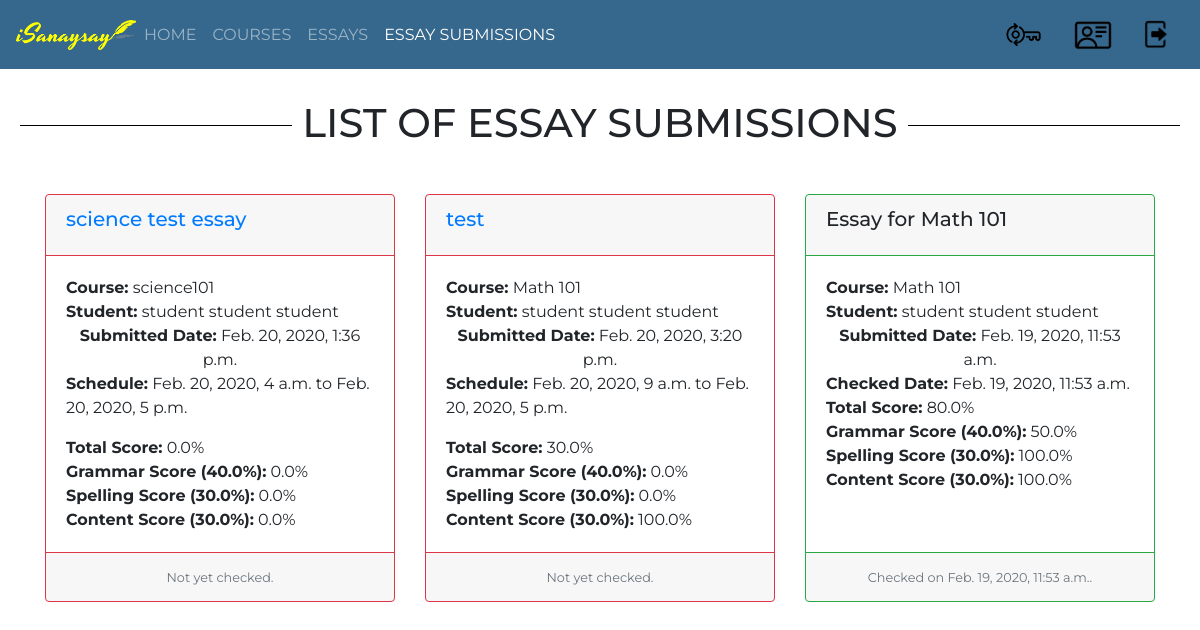
Before: /isanaysay/view_essay_submissions_for_teacher (signed in) with the older database file.
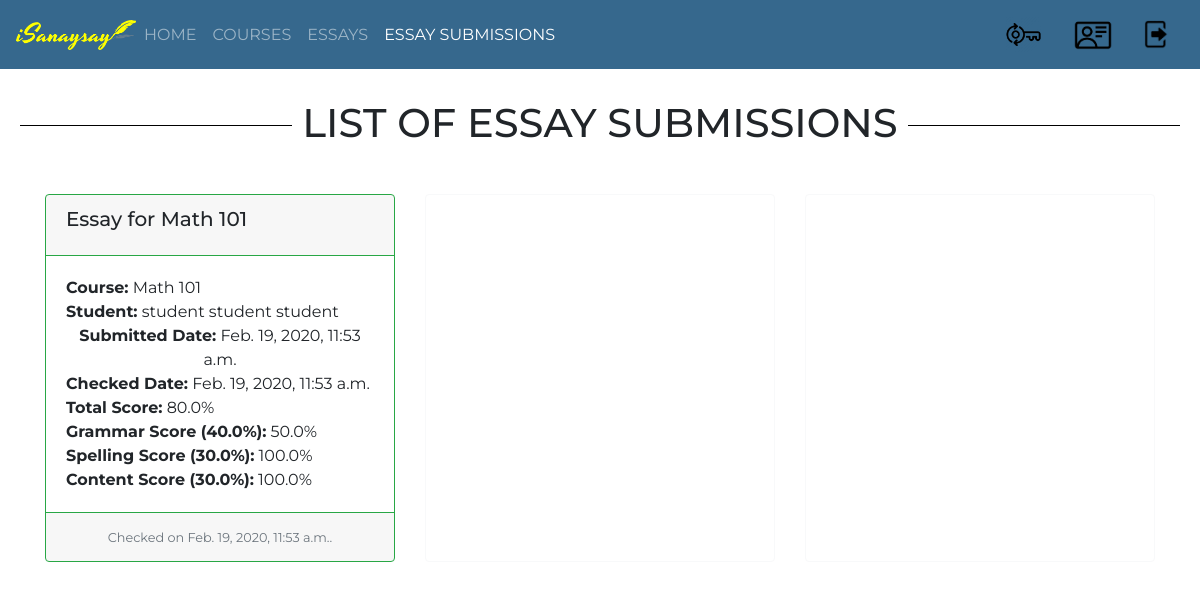
After: the same page with the newer database file.
### users/models.py (models this page shows, shortened)
class EssaySubmission(models.Model):
    pass
    isChecked_Choices = (
        ('Y', 'Yes'),
        ('N', 'No'),
    )
    essay = models.ForeignKey(Essay, verbose_name="Essay", on_delete = models.CASCADE)
    student = models.ForeignKey(CustomUser, verbose_name="Student", on_delete = models.CASCADE)
    content = models.CharField(verbose_name="Essay Content", max_length=3000)
    isChecked = models.CharField(max_length=1,choices=isChecked_Choices, default='N', verbose_name="Checked or Not Checked")
    submitted_date = models.DateTimeField(verbose_name="Essay Submission Date", auto_now_add=True)
    checked_date = models.DateTimeField(verbose_name="Essay Checked Date", auto_now_add=True)
    grammar_score = models.FloatField(verbose_name="Grammar Score", default=0)
    spelling_score = models.FloatField(verbose_name="Spelling Score", default=0)
    content_score = models.FloatField(verbose_name="Content Score", default=0)
    def get_total_score(self):
        return (self.grammar_score  * self.essay.criteria_no_1 / 100) + (self.spelling_score * self.essay.criteria_no_2 / 100 ) + (self.content_score * self.essay.criteria_no_3 / 100 )

class Essay(models.Model):
    course = models.ForeignKey(Course, verbose_name="Course", on_delete = models.CASCADE)
    name = models.CharField(verbose_name="Essay Name", max_length=300)
    essay_description = models.CharField(verbose_name="Essay Description", max_length=1500)
    essay_code = models.CharField(verbose_name="Essay Code", max_length=100)
    maximum_length = models.IntegerField(verbose_name="Maximum Length")
    start_date_time = models.DateTimeField(verbose_name="Essay Start Date and Time")
    end_date_time = models.DateTimeField(verbose_name="Essay End Date and Time")
    criteria_no_1 = models.FloatField(verbose_name="Grammar",default=0)
    criteria_no_2 = models.FloatField(verbose_name="Spelling",default=0)
    criteria_no_3 = models.FloatField(verbose_name="Content",default=0)
    words = models.CharField(verbose_name="Words",max_length=10000,default="")
    def __str__(self):
        return "%s" % self.name

class Course(models.Model):
    pass
    semester_Choices = (
        ('A', 'First Semester'),
        ('B', 'Second Semester'),
        ('C', 'Summer'),
    )
    shoolYear_Choices = (
        ('1', '2019-2020'),
        ('2', '2020-2021'),
        ('3', '2021-2022'),
    )
    name = models.CharField(verbose_name="Course Name", max_length=128)
    course_code = models.CharField(verbose_name="Course Code", max_length=128)
    course_description = models.CharField(verbose_name="Course Description", max_length=500)
    course_detail = models.CharField(verbose_name="Course Detail", max_length=100)
    course_unit = models.IntegerField(verbose_name="Course Units", default=3)
    course_semester = models.CharField(max_length=1,choices=semester_Choices, default='A', verbose_name="Semester")
    course_school_year = models.CharField(max_length=1,choices=shoolYear_Choices, default='20', verbose_name="School Year")
    start_date = models.DateField(verbose_name="Course Start Date")
    end_date = models.DateField(verbose_name="Course End Date")
    students = models.ManyToManyField(CustomUser, related_name='students_enrolled')
    teacher = models.ForeignKey(CustomUser, verbose_name="Teacher", on_delete = models.CASCADE)
    def __str__(self):
        return "%s" % self.course_code

class CustomUser(AbstractUser):
    pass
    isStudent_Choices = (
        ('S', 'Student'),
        ('T', 'Teacher'),
    )
    first_name = models.CharField(verbose_name="First Name", max_length=100, default="")
    middle_name = models.CharField(verbose_name="Middle Name", max_length=100, default="")
    last_name = models.CharField(verbose_name="Last Name", max_length=100, default="")
    email_address = models.CharField(verbose_name="Email Address", max_length=100, default="some@email.com")
    id_number = models.CharField(verbose_name="ID Number", max_length=50, default="")
    isStudent = models.CharField(max_length=1,choices=isStudent_Choices, default='S', verbose_name="Student or Teacher")
    def __str__(self):
        return self.first_name + " " + self.middle_name + " " + self.last_name

### users/views.py (the view)
def view_essay_submissions_for_teacher(request):
    if request.user.is_authenticated:
        user_id = request.user.id
        template = "list_essay_submission_for_teacher.html"
        essay_submissions = EssaySubmission.objects.select_related('essay','student').order_by('isChecked')
        essays = Essay.objects.select_related('course')
        courses = Course.objects.select_related('teacher').filter(teacher__id=user_id)
        essays_owned_list = []
        for x in courses:
            for y in essays:
                if x.id == y.course.id:
                    essays_owned_list.append(y.id)
        print(essays_owned_list)
        for x in essay_submissions:
            if x.essay.id not in essays_owned_list:
                essay_submissions = essay_submissions.exclude(essay__id=x.essay.id)
        context = {
            'essay_submissions': essay_submissions,
        }
        return render(request, template, context)
    else:
        return HttpResponseRedirect(reverse_lazy('index'))

### templates/list_essay_submission_for_teacher.html (shortened to what this page needs)
{% extends 'base.html' %}
{% block content %}
	<div id="parent"><div id="child"><br/><br/><br/>
		<h1><span>LIST OF ESSAY SUBMISSIONS</span></h1> <br /><br/>
    <div style="width:100%">
    <div class="card-deck" style="display:inline-flex">
	<div class="card-deck">
				{% for essay_submission in essay_submissions %}
				{% ifequal essay_submission.isChecked 'N' %}
  <div class="card border-danger mb-3" style="max-width:350px;">
      <div class="card-header border-danger" ><div style="float:left;" >
      <a href="{% url 'view-essay-submission-for-checking' essay_submission.id %}"><h5 class="card-title">{{ essay_submission.essay }}</h5> </a></div></div>
    <div class="card-body">
      <p class="card-text" style="float:left;margin-bottom:0px;"><b>Course:</b> {{ essay_submission.essay.course }}</p><br/>
      <p class="card-text" style="float:left;margin-bottom:0px;"><b>Student:</b> {{ essay_submission.student }}</p>
      <p class="card-text" style="float:left;margin-bottom:0px;"><b>Submitted Date:</b> {{ essay_submission.submitted_date }}</p>
      <p class="card-text" style="float:left; text-align: left;"><b>Schedule:</b> {{ essay_submission.essay.start_date_time }} to {{ essay_submission.essay.end_date_time }}</p>
      <p class="card-text" style="float:left; margin-bottom:0px;clear:both;"><b>Total Score:</b> {{ essay_submission.get_total_score }}%</p><br/><br/><br/><br/>
      <p class="card-text" style="float:left; margin-bottom:0px;clear:both;"><b>Grammar Score ({{essay_submission.essay.criteria_no_1}}%):</b> {{ essay_submission.grammar_score }}%</p>
      <p class="card-text" style="float:left; margin-bottom:0px;text-align: left;"><b>Spelling Score ({{essay_submission.essay.criteria_no_2}}%):</b> {{ essay_submission.spelling_score }}%</p>
      <p class="card-text" style="float:left; margin-bottom:0px;text-align: left;"><b>Content Score ({{essay_submission.essay.criteria_no_3}}%):</b> {{ essay_submission.content_score }}%</p>
    </div>
    <div class="card-footer border-danger">
      <small class="text-muted">Not yet checked.</small>
    </div>
  </div>
  {% endifequal %}
	{% ifequal essay_submission.isChecked 'Y' %}
  <div class="card border-success mb-3" style="max-width:350px;">
      <div class="card-header border-success" ><div style="float:left;" ><h5 class="card-title">{{ essay_submission.essay }}</h5></div></div>
    <div class="card-body">
      <p class="card-text" style="float:left;margin-bottom:0px;"><b>Course:</b> {{ essay_submission.essay.course }}</p><br/>
      <p class="card-text" style="float:left;margin-bottom:0px;"><b>Student:</b> {{ essay_submission.student }}</p>
      <p class="card-text" style="float:left;margin-bottom:0px;"><b>Submitted Date:</b> {{ essay_submission.submitted_date }}</p>
      <p class="card-text" style="float:left;margin-bottom:0px;"><b>Checked Date:</b> {{ essay_submission.checked_date }}</p><br/><br/><br/><br/>
      <p class="card-text" style="float:left; margin-bottom:0px;clear:both;"><b>Total Score:</b> {{ essay_submission.get_total_score }}%</p><br/>
      <p class="card-text" style="float:left; margin-bottom:0px;"><b>Grammar Score ({{essay_submission.essay.criteria_no_1}}%):</b> {{ essay_submission.grammar_score }}%</p>
      <p class="card-text" style="float:left; margin-bottom:0px;text-align: left;"><b>Spelling Score ({{essay_submission.essay.criteria_no_2}}%):</b> {{ essay_submission.spelling_score }}%</p>
      <p class="card-text" style="float:left; margin-bottom:0px;text-align: left;"><b>Content Score ({{essay_submission.essay.criteria_no_3}}%):</b> {{ essay_submission.content_score }}%</p>
    </div>
    <div class="card-footer border-success">
      <small class="text-muted">Checked on {{ essay_submission.checked_date }}.</small>
    </div>
  </div>
  {% endifequal %}
        {% if forloop.counter|divisibleby:"3" %}
      </div> </div><div style="width:100%"><div class="card-deck" style="display:inline-flex">
        {% endif %}
        {% if forloop.last %}
        {% if forloop.counter|divisibleby:"3" %}
      </div> </div><div style="width:100%"><div class="card-deck" style="display:inline-flex">
        {% endif %}
        {% if forloop.last %}
        {% if forloop.counter|add:-1|divisibleby:"3" %}
  <div class="card border-light mb-3" style="min-width:350px;max-width:350px;"></div>
  <div class="card border-light mb-3" style="min-width:350px;max-width:350px;"></div>
        {% endif %}
        {% endif %}
        {% endif %}
  {% endfor %}
  </div> </div>
</div>
	</div></div>
{% endblock %}

### templates/base.html (shortened to what this page needs)
{% load static %}
<!DOCTYPE html>
<html>
<head>
    <link rel="stylesheet" href="https://stackpath.bootstrapcdn.com/bootstrap/4.3.1/css/bootstrap.min.css">
      {% if user.is_authenticated %}
  <nav class="sticky navbar navbar-expand-lg navbar-light" style="background-color:#36688D;border-color: black;">
  <img style="height:30px;width:120px;margin:auto;" src="{% static 'logo3.png' %}" alt="">
  <div class="collapse navbar-collapse" id="navbarNavDropdown">
    <ul class="navbar-nav">
      <li class="nav-item" id="home">
        <a class="nav-link" href="{% url 'home' %}">HOME</a>
      </li>
	{% if user.isStudent == "T" %}
      <li class="nav-item" id="navt1">
        <a class="nav-link" href="{% url 'view-courses' %}">COURSES</a>
      </li>
      <li class="nav-item" id="navt2">
        <a class="nav-link" href="{% url 'view-essays' %}">ESSAYS</a>
      </li>
      <li class="nav-item" id="navt3">
        <a class="nav-link" href="{% url 'view-essay-submissions-for-teacher' %}">ESSAY SUBMISSIONS</a>
      </li>
      {% endif %}
    </ul>
  </div>
        <a class="nav-link" href="{% url 'password-change' %}"><img style="height:37px;" src="{% static 'change_password.png' %}" alt="Change Password"></a>
        <a class="nav-link" href="{% url 'update-profile' user.id %}"><img style="height:30px;" src="{% static 'profile.png' %}" alt="Update Profile"></a>
        <a class="nav-link" href="{% url 'logout' %}"><img style="height:30px;" src="{% static 'logout.png' %}" alt="Logout"></a>
</nav>
{% else %}
 <nav class="sticky navbar navbar-expand-lg navbar-light" style="background-color:#36688D;border-color: black;"><img style="height:30px;width:120px;margin:auto;" src="{% static 'logo3.png' %}" alt=""></nav>
      {% endif %}
</head>
<body style="padding-top:39px;">
  <main >
    {% block content %}
    {% endblock %}
  </main>
</body>
</html>

### templates/base.html (style rules this page uses)
h1 { width: 100%; text-align: center; border-bottom: 1px solid #000; line-height: 0.1em; margin: 10px 0 20px; }
h1 span { background:#fff; padding:0 10px; }
body { font-family: 'Montserrat'; }
.sticky { position: fixed; top: 0; width: 100%; z-index: 300; }
.navbar-light .navbar-nav .active>.nav-link, .navbar-light .navbar-nav .nav-link.active, .navbar-light .navbar-nav .nav-link.show, .navbar-light .navbar-nav .show>.nav-link { color: white; }
.navbar-light .navbar-nav .nav-link { color: rgba(255,255,255,.5); }
#parent { display: table; width: 100%; }
#child { display: table-cell; text-align: center; vertical-align: middle; padding-left:20px; padding-right:20px; }

Changed rows visible on the page:
removed EssaySubmission: essay "science test essay", essay.course "science101", student "student student student", submitted_date "Feb. 20, 2020, 1:36 p.m.", essay.start_date_time "Feb. 20, 2020, 4 a.m.", essay.end_date_time "Feb. 20, 2020, 5 p.m.", get_total_score "0.0", essay.criteria_no_1 "40.0", grammar_score "0.0", essay.criteria_no_2 "30.0", spelling_score "0.0", essay.criteria_no_3 "30.0", content_score "0.0"
removed EssaySubmission: essay "test", essay.course "Math 101", student "student student student", submitted_date "Feb. 20, 2020, 3:20 p.m.", essay.start_date_time "Feb. 20, 2020, 9 a.m.", essay.end_date_time "Feb. 20, 2020, 5 p.m.", get_total_score "30.0", essay.criteria_no_1 "40.0", grammar_score "0.0", essay.criteria_no_2 "30.0", spelling_score "0.0", essay.criteria_no_3 "30.0", content_score "100.0"
